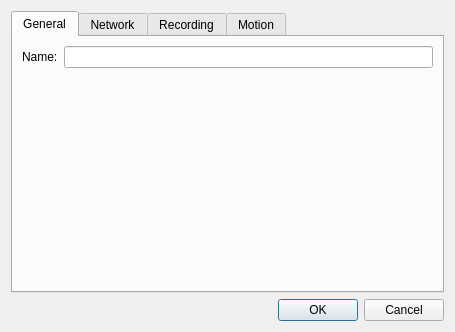
<?xml version="1.0" encoding="UTF-8"?>
<ui version="4.0">
 <class>CameraSettingsDialog</class>
 <widget class="QDialog" name="CameraSettingsDialog">
  <property name="geometry">
   <rect>
    <x>0</x>
    <y>0</y>
    <width>455</width>
    <height>332</height>
   </rect>
  </property>
  <property name="windowTitle">
   <string>Camera settings</string>
  </property>
  <layout class="QVBoxLayout" name="verticalLayout_2">
   <item>
    <widget class="QTabWidget" name="tabWidget">
     <property name="currentIndex">
      <number>0</number>
     </property>
     <widget class="QWidget" name="tabGeneral">
      <attribute name="title">
       <string>General</string>
      </attribute>
      <layout class="QVBoxLayout" name="verticalLayout_3">
       <item>
        <layout class="QHBoxLayout" name="horizontalLayout">
         <item>
          <widget class="QLabel" name="nameLabel">
           <property name="text">
            <string>Name:</string>
           </property>
          </widget>
         </item>
         <item>
          <widget class="QLineEdit" name="nameEdit"/>
         </item>
        </layout>
       </item>
       <item>
        <spacer name="verticalSpacer">
         <property name="orientation">
          <enum>Qt::Vertical</enum>
         </property>
         <property name="sizeHint" stdset="0">
          <size>
           <width>20</width>
           <height>40</height>
          </size>
         </property>
        </spacer>
       </item>
      </layout>
     </widget>
     <widget class="QWidget" name="tabNetwork">
      <attribute name="title">
       <string>Network</string>
      </attribute>
      <layout class="QVBoxLayout" name="verticalLayout_6">
       <item>
        <widget class="QGroupBox" name="groupBox">
         <property name="title">
          <string>Address</string>
         </property>
         <layout class="QVBoxLayout" name="verticalLayout_4">
          <item>
           <layout class="QFormLayout" name="formLayout">
            <property name="margin">
             <number>9</number>
            </property>
            <item row="0" column="0">
             <widget class="QLabel" name="ipAddressLabel">
              <property name="text">
               <string>IP Address:</string>
              </property>
             </widget>
            </item>
            <item row="0" column="1">
             <widget class="QLineEdit" name="ipAddressEdit">
              <property name="enabled">
               <bool>true</bool>
              </property>
              <property name="frame">
               <bool>true</bool>
              </property>
              <property name="readOnly">
               <bool>true</bool>
              </property>
             </widget>
            </item>
            <item row="1" column="0">
             <widget class="QLabel" name="macAddressLabel">
              <property name="text">
               <string>MAC Address:</string>
              </property>
             </widget>
            </item>
            <item row="1" column="1">
             <widget class="QLineEdit" name="macAddressEdit">
              <property name="readOnly">
               <bool>true</bool>
              </property>
             </widget>
            </item>
           </layout>
          </item>
         </layout>
        </widget>
       </item>
       <item>
        <widget class="QGroupBox" name="groupBox_2">
         <property name="title">
          <string>Authentication</string>
         </property>
         <layout class="QVBoxLayout" name="verticalLayout_5">
          <item>
           <layout class="QFormLayout" name="formLayout_2">
            <property name="margin">
             <number>9</number>
            </property>
            <item row="0" column="0">
             <widget class="QLabel" name="loginLabel">
              <property name="text">
               <string>Login:</string>
              </property>
             </widget>
            </item>
            <item row="0" column="1">
             <widget class="QLineEdit" name="loginEdit"/>
            </item>
            <item row="1" column="0">
             <widget class="QLabel" name="passwordLabel">
              <property name="text">
               <string>Password:</string>
              </property>
             </widget>
            </item>
            <item row="1" column="1">
             <widget class="QLineEdit" name="passwordEdit"/>
            </item>
           </layout>
          </item>
         </layout>
        </widget>
       </item>
       <item>
        <spacer name="verticalSpacer_2">
         <property name="orientation">
          <enum>Qt::Vertical</enum>
         </property>
         <property name="sizeHint" stdset="0">
          <size>
           <width>20</width>
           <height>40</height>
          </size>
         </property>
        </spacer>
       </item>
      </layout>
     </widget>
     <widget class="QWidget" name="tabRecording">
      <attribute name="title">
       <string>Recording</string>
      </attribute>
      <layout class="QVBoxLayout" name="verticalLayout">
       <item>
        <widget class="QnCameraScheduleWidget" name="cameraScheduleWidget" native="true"/>
       </item>
      </layout>
     </widget>
     <widget class="QWidget" name="tabMotion">
      <attribute name="title">
       <string>Motion</string>
      </attribute>
      <layout class="QVBoxLayout" name="verticalLayout_7">
       <item>
        <widget class="QWidget" name="motionWidget" native="true"/>
       </item>
      </layout>
     </widget>
    </widget>
   </item>
   <item>
    <widget class="QDialogButtonBox" name="buttonBox">
     <property name="standardButtons">
      <set>QDialogButtonBox::Cancel|QDialogButtonBox::Ok</set>
     </property>
    </widget>
   </item>
  </layout>
 </widget>
 <customwidgets>
  <customwidget>
   <class>QnCameraScheduleWidget</class>
   <extends>QWidget</extends>
   <header>ui/device_settings/camera_schedule_widget.h</header>
   <container>1</container>
  </customwidget>
 </customwidgets>
 <resources/>
 <connections>
  <connection>
   <sender>buttonBox</sender>
   <signal>accepted()</signal>
   <receiver>CameraSettingsDialog</receiver>
   <slot>accept()</slot>
   <hints>
    <hint type="sourcelabel">
     <x>227</x>
     <y>311</y>
    </hint>
    <hint type="destinationlabel">
     <x>227</x>
     <y>165</y>
    </hint>
   </hints>
  </connection>
  <connection>
   <sender>buttonBox</sender>
   <signal>rejected()</signal>
   <receiver>CameraSettingsDialog</receiver>
   <slot>reject()</slot>
   <hints>
    <hint type="sourcelabel">
     <x>227</x>
     <y>311</y>
    </hint>
    <hint type="destinationlabel">
     <x>227</x>
     <y>165</y>
    </hint>
   </hints>
  </connection>
 </connections>
 <slots>
  <slot>buttonClicked(QAbstractButton*)</slot>
 </slots>
</ui>
